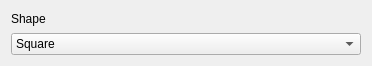
<?xml version="1.0" encoding="UTF-8"?>
<ui version="4.0">
 <class>Shape</class>
 <widget class="QWidget" name="Shape">
  <property name="geometry">
   <rect>
    <x>0</x>
    <y>0</y>
    <width>372</width>
    <height>66</height>
   </rect>
  </property>
  <property name="windowTitle">
   <string>Form</string>
  </property>
  <layout class="QVBoxLayout" name="verticalLayout">
   <item>
    <widget class="QLabel" name="shapeLabel">
     <property name="text">
      <string>Shape</string>
     </property>
    </widget>
   </item>
   <item>
    <widget class="QComboBox" name="shapeSelector">
     <item>
      <property name="text">
       <string>Square</string>
      </property>
     </item>
     <item>
      <property name="text">
       <string>Triangle</string>
      </property>
     </item>
     <item>
      <property name="text">
       <string>Sphere</string>
      </property>
     </item>
    </widget>
   </item>
  </layout>
 </widget>
 <resources/>
 <connections/>
</ui>
